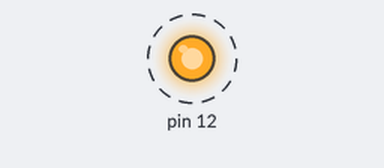
The sketch below on a simulated Arduino Uno, built with avr-gcc and run on an emulated ATmega328P. Shown: output pins drawn as LEDs (lit = HIGH). Dashed ring = blinking. What the sketch prints to the serial monitor is not drawn.

Above: at 0.5 s.
Timing chart, 0 to 4.6 s (numbered marks = the images above):
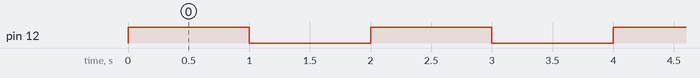

Measured:
- by itself, pin 12: alternates HIGH for 1.0 s and LOW for 1.0 s

The sketch:

Relekortti_linknode_r4.ino
```cpp
/*Turn on and off the S3 relay in every second */
 void setup()
 {
   pinMode(12,OUTPUT);
   Serial.begin(9600);
 }
 void loop()
 {
   digitalWrite(12,HIGH);
   Serial.println("Relay ON\n");
   delay(1000);
   digitalWrite(12,LOW);
   Serial.println("Relay OFF\n");
   delay(1000);
 }
```
